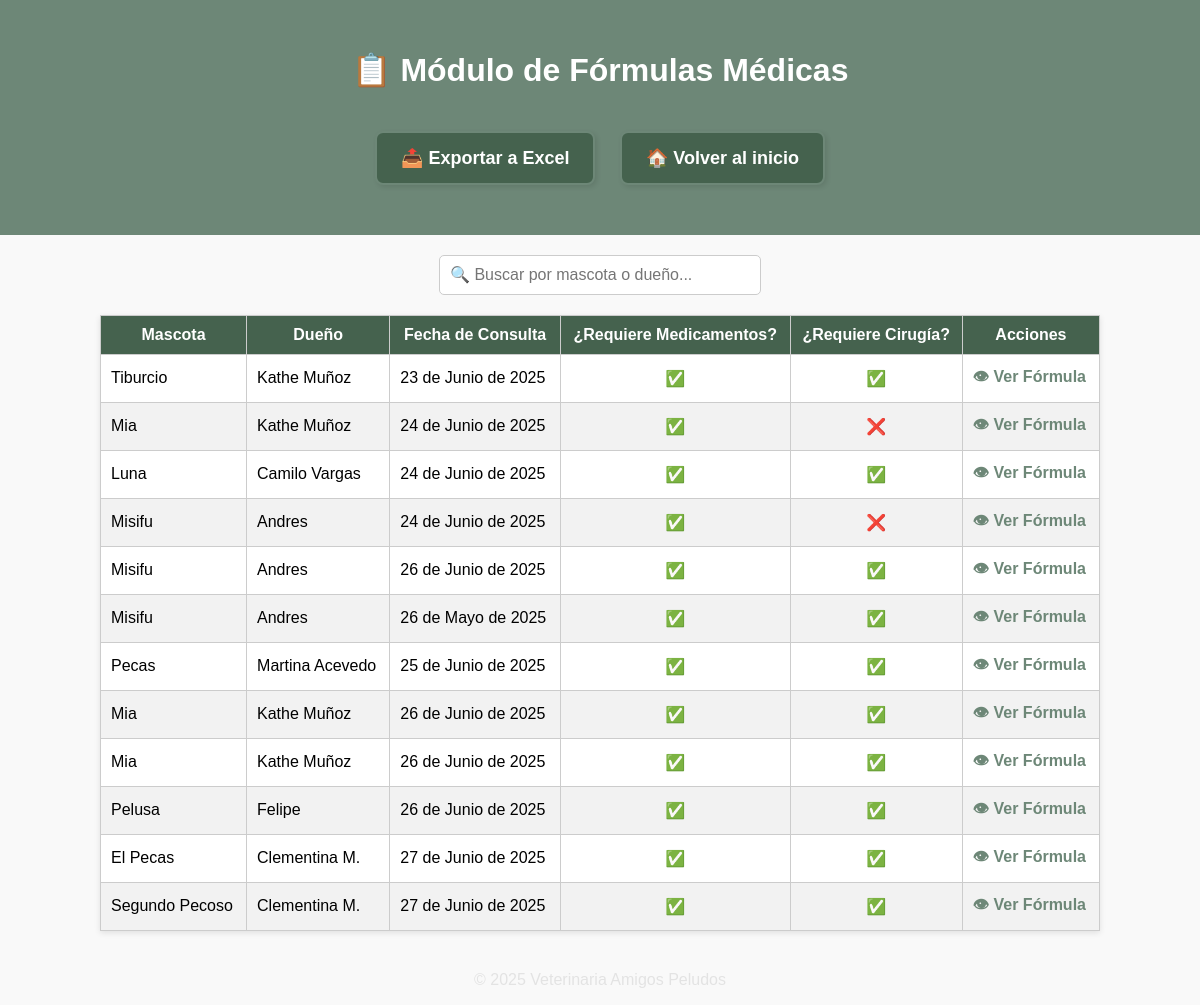
The app's page /formulas/ with its own data.
### principal/models.py (models this page shows, shortened)
class Consulta(models.Model):
    fecha = models.DateField()
    motivo = models.TextField(blank=True)
    diagnostico = models.TextField(blank=True)
    tratamiento = models.TextField(blank=True, null=True)
    observaciones = models.TextField(blank=True, null=True)
    req_medicamentos = models.BooleanField(default=False)
    req_cirugia = models.BooleanField(default=False)
    mascota = models.ForeignKey(Mascota, on_delete=models.CASCADE, related_name='consultas')
    med_entregado = models.BooleanField(default=False)
    activo = models.BooleanField(default=True)

class Mascota(models.Model):
    nombre_mascota = models.CharField(max_length=100)
    especie = models.CharField(max_length=50, blank=True)
    raza = models.CharField(max_length=50, blank=True)
    edad = models.PositiveIntegerField(null=True, blank=True)
    cliente = models.ForeignKey(Cliente, on_delete=models.CASCADE, related_name='mascotas')
    activo = models.BooleanField(default=True)

class Cliente(models.Model):
    nombre = models.CharField(max_length=100)
    cedula = models.CharField(max_length=20, unique=True)
    telefono = models.CharField(max_length=20, blank=True, null=True)
    direccion = models.CharField(max_length=255, blank=True, null=True)
    activo = models.BooleanField(default=True)

### principal/views.py (the view)
# urls.py: path('formulas/', views.lista_formulas, name='lista_formulas'),
def lista_formulas(request):
    query = request.GET.get('buscar', '')
    formulas = Consulta.objects.filter(req_medicamentos=True)
    if query:
        formulas = formulas.filter(
            mascota__nombre_mascota__icontains=query
        ) | formulas.filter(
            mascota__cliente__nombre__icontains=query
        )
    context = {
        'formulas': formulas,
        'query': query,
    }
    return render(request, 'principal/lista_formulas.html', context)

### principal/templates/principal/lista_formulas.html (shortened to what this page needs)
{% load static %}
<!DOCTYPE html>
<html lang="es">
<head>
    <link rel="stylesheet" href="{% static 'principal/css/listas.css' %}">
</head>
<body>
<header>
    <h1>📋 Módulo de Fórmulas Médicas</h1>
    <a href="{% url 'exportar_formulas' %}" class="btn">📤 Exportar a Excel</a>
    <a href="{% url 'inicio' %}" class="btn">🏠 Volver al inicio</a>
</header>
<div class="search-box">
    <input type="text" id="buscar" placeholder="🔍 Buscar por mascota o dueño...">
</div>
<table id="tabla-formulas">
    <thead>
        <tr>
            <th>Mascota</th>
            <th>Dueño</th>
            <th>Fecha de Consulta</th>
            <th>¿Requiere Medicamentos?</th>
            <th>¿Requiere Cirugía?</th>
            <th>Acciones</th>
        </tr>
    </thead>
    <tbody>
        {% for consulta in formulas %}
        <tr>
            <td>{{ consulta.mascota.nombre_mascota }}</td>
            <td>{{ consulta.mascota.cliente.nombre }}</td>
            <td>{{ consulta.fecha }}</td>
            <td style="text-align: center;">{{ consulta.req_medicamentos|yesno:"✅,❌" }}</td>
            <td>{{ consulta.req_cirugia|yesno:"✅,❌" }}</td>
            <td>
                <a href="{% url 'ver_formula' consulta.id %}">👁 Ver Fórmula</a>
            </td>
        </tr>
        {% empty %}
        <tr><td colspan="6">No se encontraron fórmulas médicas.</td></tr>
        {% endfor %}
    </tbody>
</table>
<footer>
    <p>© 2025 Veterinaria Amigos Peludos</p>
</footer>
</body>
</html>

### principal/static/principal/css/listas.css (style rules this page uses)
body { font-family: Arial, sans-serif; background-color: #f9f9f9; margin: 0; padding: 0; text-align: center; }
header { background-color: #6D8777; color: white; padding: 30px 20px; }
.btn { display: inline-flex; align-items: center; gap: 8px; margin: 20px 10px; padding: 14px 24px; background-color: #45624E; color: white; text-decoration: none; border-radius: 8px; font-size: 18px; font-weight: bold; border: 2px solid #6D8777; box-shadow: 2px 2px 5px rgba(0, 0, 0, 0.1); transition: background-color 0.3s ease, transform 0.2s ease; }
.search-box { margin: 20px auto; }
.search-box input { padding: 10px; width: 300px; font-size: 16px; border-radius: 5px; border: 1px solid #ccc; }
table { margin: 20px auto; border-collapse: collapse; width: 90%; max-width: 1000px; background-color: white; box-shadow: 0 2px 6px rgba(0,0,0,0.1); }
th, td { padding: 10px; border: 1px solid #ccc; text-align: left; }
th { background-color: #45624E; color: white; text-align: center; }
tr:nth-child(even) { background-color: #f2f2f2; }
td a { text-decoration: none; color: #6D8777; font-weight: bold; }
footer { margin-top: 40px; color: #e3e3e3; }
td:nth-child(5) { text-align: center; }

### records on screen
Consulta: mascota.nombre_mascota "Tiburcio", mascota.cliente.nombre "Kathe Muñoz", fecha "23 de Junio de 2025", req_medicamentos "✅", req_cirugia "✅"
Consulta: mascota.nombre_mascota "Mia", mascota.cliente.nombre "Kathe Muñoz", fecha "24 de Junio de 2025", req_medicamentos "✅", req_cirugia "❌"
Consulta: mascota.nombre_mascota "Luna", mascota.cliente.nombre "Camilo Vargas", fecha "24 de Junio de 2025", req_medicamentos "✅", req_cirugia "✅"
Consulta: mascota.nombre_mascota "Misifu", mascota.cliente.nombre "Andres", fecha "24 de Junio de 2025", req_medicamentos "✅", req_cirugia "❌"
Consulta: mascota.nombre_mascota "Misifu", mascota.cliente.nombre "Andres", fecha "26 de Junio de 2025", req_medicamentos "✅", req_cirugia "✅"
Consulta: mascota.nombre_mascota "Misifu", mascota.cliente.nombre "Andres", fecha "26 de Mayo de 2025", req_medicamentos "✅", req_cirugia "✅"
Consulta: mascota.nombre_mascota "Pecas", mascota.cliente.nombre "Martina Acevedo", fecha "25 de Junio de 2025", req_medicamentos "✅", req_cirugia "✅"
Consulta: mascota.nombre_mascota "Mia", mascota.cliente.nombre "Kathe Muñoz", fecha "26 de Junio de 2025", req_medicamentos "✅", req_cirugia "✅"
Consulta: mascota.nombre_mascota "Mia", mascota.cliente.nombre "Kathe Muñoz", fecha "26 de Junio de 2025", req_medicamentos "✅", req_cirugia "✅"
Consulta: mascota.nombre_mascota "Pelusa", mascota.cliente.nombre "Felipe", fecha "26 de Junio de 2025", req_medicamentos "✅", req_cirugia "✅"
Consulta: mascota.nombre_mascota "El Pecas", mascota.cliente.nombre "Clementina M.", fecha "27 de Junio de 2025", req_medicamentos "✅", req_cirugia "✅"
Consulta: mascota.nombre_mascota "Segundo Pecoso", mascota.cliente.nombre "Clementina M.", fecha "27 de Junio de 2025", req_medicamentos "✅", req_cirugia "✅"
